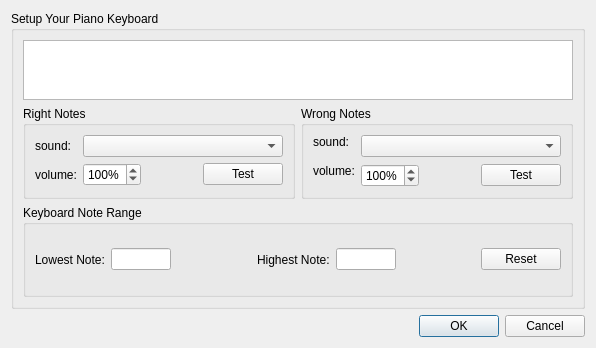
<ui version="4.0" >
 <class>GuiKeyboardSetupDialog</class>
 <widget class="QDialog" name="GuiKeyboardSetupDialog" >
  <property name="geometry" >
   <rect>
    <x>0</x>
    <y>0</y>
    <width>501</width>
    <height>348</height>
   </rect>
  </property>
  <property name="maximumSize" >
   <size>
    <width>501</width>
    <height>16777215</height>
   </size>
  </property>
  <property name="windowTitle" >
   <string>Dialog</string>
  </property>
  <layout class="QVBoxLayout" >
   <item>
    <widget class="QGroupBox" name="groupBox" >
     <property name="title" >
      <string>Setup Your Piano Keyboard</string>
     </property>
     <layout class="QVBoxLayout" >
      <item>
       <widget class="QTextEdit" name="keyboardInfoText" >
        <property name="sizePolicy" >
         <sizepolicy vsizetype="Minimum" hsizetype="MinimumExpanding" >
          <horstretch>0</horstretch>
          <verstretch>0</verstretch>
         </sizepolicy>
        </property>
        <property name="maximumSize" >
         <size>
          <width>16777215</width>
          <height>60</height>
         </size>
        </property>
        <property name="acceptDrops" >
         <bool>false</bool>
        </property>
        <property name="readOnly" >
         <bool>true</bool>
        </property>
       </widget>
      </item>
      <item>
       <layout class="QHBoxLayout" >
        <item>
         <widget class="QGroupBox" name="groupBox_3" >
          <property name="title" >
           <string>Right Notes</string>
          </property>
          <layout class="QHBoxLayout" >
           <item>
            <layout class="QGridLayout" >
             <item row="0" column="0" >
              <widget class="QLabel" name="label_4" >
               <property name="text" >
                <string>sound:</string>
               </property>
              </widget>
             </item>
             <item row="0" column="1" >
              <widget class="QComboBox" name="rightSoundCombo" >
               <property name="minimumSize" >
                <size>
                 <width>200</width>
                 <height>0</height>
                </size>
               </property>
              </widget>
             </item>
             <item row="1" column="0" >
              <widget class="QLabel" name="rightVolumeLabel" >
               <property name="text" >
                <string>volume:</string>
               </property>
              </widget>
             </item>
             <item row="1" column="1" >
              <layout class="QHBoxLayout" >
               <item>
                <widget class="QSpinBox" name="rightVolumeSpin" >
                 <property name="suffix" >
                  <string notr="true">%</string>
                 </property>
                 <property name="minimum" >
                  <number>1</number>
                 </property>
                 <property name="maximum" >
                  <number>200</number>
                 </property>
                 <property name="value" >
                  <number>100</number>
                 </property>
                </widget>
               </item>
               <item>
                <spacer>
                 <property name="orientation" >
                  <enum>Qt::Horizontal</enum>
                 </property>
                 <property name="sizeHint" >
                  <size>
                   <width>40</width>
                   <height>20</height>
                  </size>
                 </property>
                </spacer>
               </item>
               <item>
                <widget class="QPushButton" name="rightTestButton" >
                 <property name="text" >
                  <string>Test</string>
                 </property>
                </widget>
               </item>
              </layout>
             </item>
            </layout>
           </item>
          </layout>
         </widget>
        </item>
        <item>
         <widget class="QGroupBox" name="groupBox_2" >
          <property name="title" >
           <string>Wrong Notes</string>
          </property>
          <layout class="QHBoxLayout" >
           <item>
            <layout class="QGridLayout" >
             <item row="0" column="0" >
              <widget class="QLabel" name="label" >
               <property name="text" >
                <string>sound:</string>
               </property>
              </widget>
             </item>
             <item rowspan="2" row="0" column="1" >
              <widget class="QComboBox" name="wrongSoundCombo" >
               <property name="sizePolicy" >
                <sizepolicy vsizetype="Fixed" hsizetype="Fixed" >
                 <horstretch>0</horstretch>
                 <verstretch>0</verstretch>
                </sizepolicy>
               </property>
               <property name="minimumSize" >
                <size>
                 <width>200</width>
                 <height>0</height>
                </size>
               </property>
              </widget>
             </item>
             <item rowspan="2" row="1" column="0" >
              <widget class="QLabel" name="wrongVolumeLabel" >
               <property name="text" >
                <string>volume:</string>
               </property>
              </widget>
             </item>
             <item row="2" column="1" >
              <layout class="QHBoxLayout" >
               <item>
                <widget class="QSpinBox" name="wrongVolumeSpin" >
                 <property name="suffix" >
                  <string notr="true">%</string>
                 </property>
                 <property name="minimum" >
                  <number>1</number>
                 </property>
                 <property name="maximum" >
                  <number>200</number>
                 </property>
                 <property name="value" >
                  <number>100</number>
                 </property>
                </widget>
               </item>
               <item>
                <spacer>
                 <property name="orientation" >
                  <enum>Qt::Horizontal</enum>
                 </property>
                 <property name="sizeHint" >
                  <size>
                   <width>40</width>
                   <height>20</height>
                  </size>
                 </property>
                </spacer>
               </item>
               <item>
                <widget class="QPushButton" name="wrongTestButton" >
                 <property name="text" >
                  <string>Test</string>
                 </property>
                </widget>
               </item>
              </layout>
             </item>
            </layout>
           </item>
          </layout>
         </widget>
        </item>
       </layout>
      </item>
      <item>
       <widget class="QGroupBox" name="groupBox_4" >
        <property name="title" >
         <string>Keyboard Note Range</string>
        </property>
        <layout class="QHBoxLayout" >
         <item>
          <widget class="QLabel" name="label_6" >
           <property name="text" >
            <string>Lowest Note:</string>
           </property>
          </widget>
         </item>
         <item>
          <widget class="QLineEdit" name="lowestNoteEdit" >
           <property name="maximumSize" >
            <size>
             <width>60</width>
             <height>16777215</height>
            </size>
           </property>
           <property name="toolTip" >
            <string>The note number between 0 and 127</string>
           </property>
           <property name="inputMask" >
            <string notr="true">000; </string>
           </property>
          </widget>
         </item>
         <item>
          <spacer>
           <property name="orientation" >
            <enum>Qt::Horizontal</enum>
           </property>
           <property name="sizeHint" >
            <size>
             <width>40</width>
             <height>20</height>
            </size>
           </property>
          </spacer>
         </item>
         <item>
          <widget class="QLabel" name="label_7" >
           <property name="text" >
            <string>Highest Note:</string>
           </property>
          </widget>
         </item>
         <item>
          <widget class="QLineEdit" name="highestNoteEdit" >
           <property name="maximumSize" >
            <size>
             <width>60</width>
             <height>16777215</height>
            </size>
           </property>
           <property name="toolTip" >
            <string>The note number between 0 and 127</string>
           </property>
           <property name="inputMask" >
            <string notr="true">000; </string>
           </property>
          </widget>
         </item>
         <item>
          <spacer>
           <property name="orientation" >
            <enum>Qt::Horizontal</enum>
           </property>
           <property name="sizeHint" >
            <size>
             <width>40</width>
             <height>20</height>
            </size>
           </property>
          </spacer>
         </item>
         <item>
          <widget class="QPushButton" name="resetButton" >
           <property name="text" >
            <string>Reset</string>
           </property>
          </widget>
         </item>
        </layout>
       </widget>
      </item>
     </layout>
    </widget>
   </item>
   <item>
    <widget class="QDialogButtonBox" name="buttonBox" >
     <property name="orientation" >
      <enum>Qt::Horizontal</enum>
     </property>
     <property name="standardButtons" >
      <set>QDialogButtonBox::Cancel|QDialogButtonBox::NoButton|QDialogButtonBox::Ok</set>
     </property>
    </widget>
   </item>
  </layout>
 </widget>
 <resources/>
 <connections>
  <connection>
   <sender>buttonBox</sender>
   <signal>accepted()</signal>
   <receiver>GuiKeyboardSetupDialog</receiver>
   <slot>accept()</slot>
   <hints>
    <hint type="sourcelabel" >
     <x>248</x>
     <y>254</y>
    </hint>
    <hint type="destinationlabel" >
     <x>157</x>
     <y>274</y>
    </hint>
   </hints>
  </connection>
  <connection>
   <sender>buttonBox</sender>
   <signal>rejected()</signal>
   <receiver>GuiKeyboardSetupDialog</receiver>
   <slot>reject()</slot>
   <hints>
    <hint type="sourcelabel" >
     <x>316</x>
     <y>260</y>
    </hint>
    <hint type="destinationlabel" >
     <x>286</x>
     <y>274</y>
    </hint>
   </hints>
  </connection>
 </connections>
</ui>
